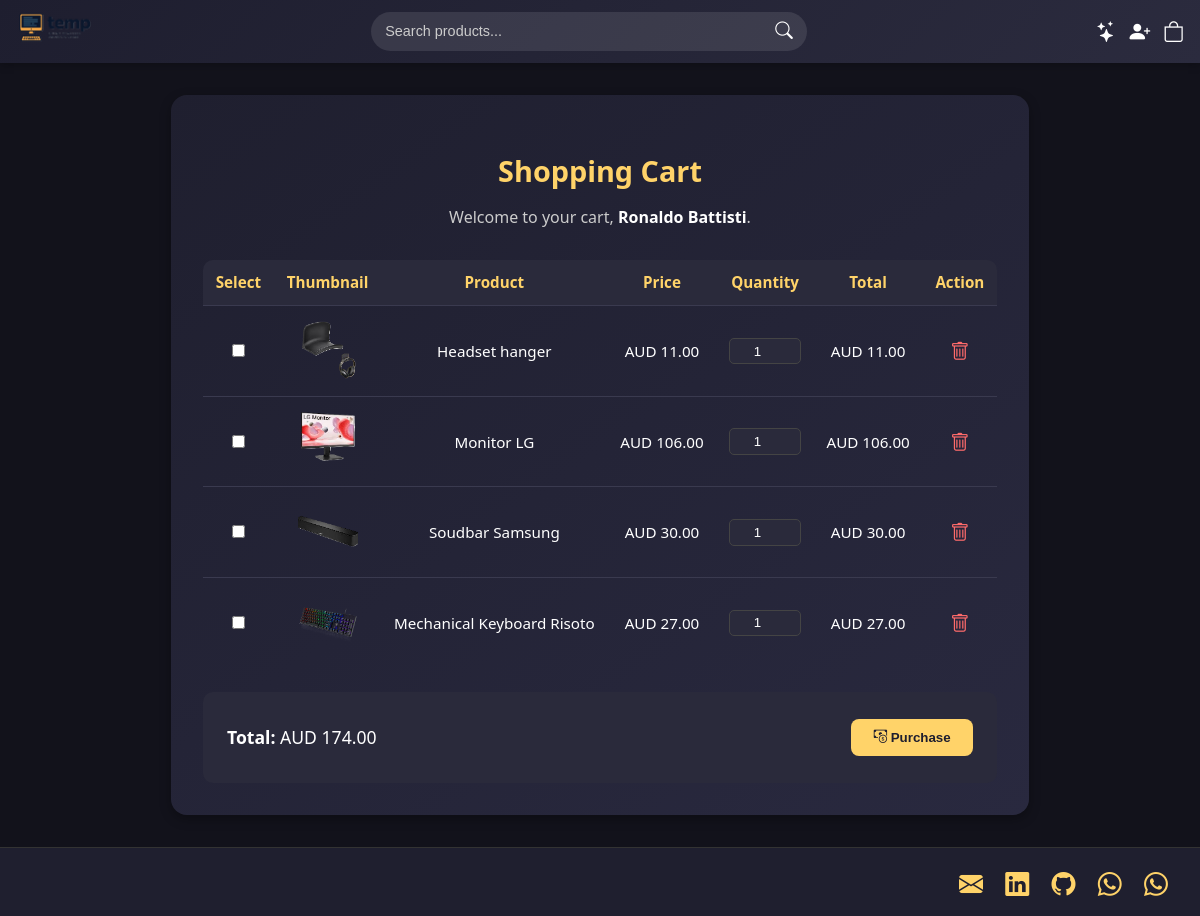
Screenshot of /web/cart.php (signed in) with the database file from the repository.
### tables this page shows
CREATE TABLE `lpa_clients` (
  `lpa_client_id` int(20) NOT NULL,
  `lpa_client_firstname` varchar(50) NOT NULL,
  `lpa_client_lastname` varchar(50) NOT NULL,
  `lpa_client_email` varchar(100) NOT NULL,
  `lpa_client_password` varchar(255) NOT NULL,
  `lpa_client_address` varchar(250) NOT NULL,
  `lpa_client_phone` varchar(30) NOT NULL,
  `lpa_client_payment_type` varchar(50) DEFAULT NULL,
  `lpa_client_card_last4` varchar(4) DEFAULT NULL,
  `lpa_client_registered` datetime NOT NULL DEFAULT current_timestamp(),
  `lpa_client_status` char(1) NOT NULL DEFAULT 'a',
  `lpa_client_group` tinyint(1) NOT NULL DEFAULT 0
);

CREATE TABLE `lpa_cart` (
  `lpa_cart_user_id` int(20) NOT NULL,
  `lpa_cart_item_id` int(20) NOT NULL,
  `lpa_cart_item_qty` int(20) NOT NULL
);

CREATE TABLE `lpa_stock` (
  `lpa_stock_id` int(20) NOT NULL,
  `lpa_stock_name` varchar(250) NOT NULL,
  `lpa_stock_desc` text DEFAULT NULL,
  `lpa_stock_onhand` varchar(5) NOT NULL,
  `lpa_stock_price` decimal(7,2) NOT NULL,
  `lpa_stock_cat` varchar(50) DEFAULT NULL,
  `lpa_stock_image` varchar(255) DEFAULT NULL,
  `lpa_stock_status` char(1) NOT NULL DEFAULT 'a'
);

### web/cart.php (the view, shortened to what this page needs)
<?php
    include __DIR__ . '/app/database/connection.php';
    $user_id = $_SESSION['user_id'];
    $sql = "SELECT lpa_client_firstname, lpa_client_lastname, lpa_client_email FROM lpa_clients WHERE lpa_client_id = ?";
    $stmt = $conn->prepare($sql);
    $stmt->bind_param("i", $user_id);
    $stmt->execute();
    $result = $stmt->get_result();
    if ($result->num_rows > 0) {
        $row = $result->fetch_assoc();
        $username = $row['lpa_client_firstname'] . ' ' . $row['lpa_client_lastname'];
    }
    $sql = "
        SELECT s.*, c.lpa_cart_item_qty
        FROM lpa_stock s
        JOIN lpa_cart c ON s.lpa_stock_id = c.lpa_cart_item_id
        WHERE c.lpa_cart_user_id = ?
    ";
    $stmt = $conn->prepare($sql);
    $stmt->bind_param("i", $user_id);
    $stmt->execute();
    $result = $stmt->get_result();
    $hasItemsInCart = $result->num_rows > 0;
    $total = 0;
?>
<!DOCTYPE html>
<html lang="en">
    <head>
        <link rel="stylesheet" href="assets/css/styles.css">
    </head>
    <body class="body">
        <div><?php include __DIR__ . '/includes/header.php'; ?></div>
        <div class="cart-container">
            <h2>Shopping Cart</h2>
            <p class="cart-welcome">Welcome to your cart, <span><?php echo htmlspecialchars($username); ?></span>.</p>
            <form id="purchaseForm" method="POST" class="cart-form">
                <?php if ($hasItemsInCart): ?>
                <table class="cart-table">
                    <thead>
                    <tr>
                        <th>Select</th>
                        <th>Thumbnail</th>
                        <th>Product</th>
                        <th>Price</th>
                        <th>Quantity</th>
                        <th>Total</th>
                        <th>Action</th>
                    </tr>
                    </thead>
                    <tbody>
                    <?php
                    while ($row = $result->fetch_assoc()):
                        $id = $row['lpa_stock_id'];
                        $name = $row['lpa_stock_name'];
                        $price = $row['lpa_stock_price'];
                        $quant = $row['lpa_cart_item_qty'];
                        $imgFile = $row['lpa_stock_image'] ?: 'no-image.png';
                        $itemTotal = $price * $quant;
                        $total += $itemTotal;
                    ?>
                        <tr>
                        <td><input type="checkbox" name="selected_ids[]" value="<?php echo $id; ?>"></td>
                        <td>
                            <img src="<?php echo $imgFile; ?>" alt="<?php echo htmlspecialchars($name); ?>" class="cart-thumb">
                        </td>
                        <td><?php echo htmlspecialchars($name); ?></td>
                        <td>AUD <?php echo number_format($price, 2); ?></td>
                        <td>
                            <input
                            type="number"
                            name="quantity[<?php echo $id; ?>]"
                            value="<?php echo $quant; ?>"
                            min="1"
                            max="999"
                            step="1"
                            class="quantity"
                            data-id="<?php echo $id; ?>"
                            aria-label="Quantity for <?php echo htmlspecialchars($name); ?>"
                            >
                        </td>
                        <td class="total">AUD <?php echo number_format($itemTotal, 2); ?></td>
                        <td>
                            <a href="<?php echo BASE_URL; ?>/ajax/delete_from_cart.php?item_id=<?php echo $id; ?>"
                            class="delete-link"
                            onclick="return confirm('Delete this item?');">
                            <i class="bi bi-trash"></i>
                            </a>
                        </td>
                        </tr>
                    <?php endwhile; ?>
                    </tbody>
                </table>
                <div class="cart-summary">
                    <p><strong>Total:</strong> AUD <span id="cartTotal"><?php echo number_format($total, 2); ?></span></p>
                    <button type="submit" class="btn-purchase" onclick="alert('Purchase successful!')">
                        <i class="bi bi-cash-coin"></i> Purchase
                    </button>
                </div>
                <?php else: ?>
                <p class="empty-cart">Your cart is empty.</p>
                <?php endif; ?>
            </form>
        </div>
    </body>
</html>

### web/assets/css/styles.css (style rules this page uses)
html, body { margin: 0; padding: 0; overflow-x: hidden; }
body.body { background-color: #12121b; color: #e0e0e0; font-family: "Poppins", "Segoe UI", sans-serif; margin: 0; min-height: 100vh; display: flex; flex-direction: column; }
body { display: flex; flex-direction: column; min-height: 100vh; }
footer { background-color: #1e1e2f; color: #aaa; text-align: center; padding: 1rem 0; font-size: 0.85rem; margin-top: auto; }
footer a { color: #ffd369; text-decoration: none; }
.cart-container { background: linear-gradient(145deg, #1f1f2f, #29293f); border-radius: 16px; padding: 2rem; margin: 2rem auto; max-width: 1000px; box-shadow: 0 4px 12px rgba(0, 0, 0, 0.3); color: #fff; }
.cart-container h2 { text-align: center; font-size: 1.8rem; color: #ffd369; margin-bottom: 0.5rem; }
.cart-welcome { text-align: center; color: #ccc; margin-bottom: 2rem; }
.cart-welcome span { color: #fff; font-weight: 600; }
.cart-table { width: 100%; border-collapse: collapse; margin-bottom: 1.5rem; overflow: hidden; border-radius: 10px; }
.cart-table thead { background: #2a2a3b; }
.cart-table th, .cart-table td { padding: 0.8rem; text-align: center; font-size: 0.95rem; border-bottom: 1px solid #3a3a4f; }
.cart-table th { color: #ffd369; font-weight: 600; }
.cart-table tr:last-child td { border-bottom: none; }
.cart-thumb { width: 60px; height: 60px; object-fit: cover; border-radius: 6px; }
.quantity { width: 60px; text-align: center; background: #2a2a3b; color: #fff; border: 1px solid #444; border-radius: 5px; padding: 0.3rem; }
.delete-link { color: #ff6b6b; text-decoration: none; font-size: 1.2rem; transition: color 0.25s ease, transform 0.2s ease; }
.cart-summary { display: flex; justify-content: space-between; align-items: center; flex-wrap: wrap; background: #2a2a3b; border-radius: 10px; padding: 1rem 1.5rem; }
.cart-summary p { font-size: 1.1rem; color: #fff; }
.btn-purchase { background-color: #ffd369; color: #1e1e2f; border: none; border-radius: 8px; padding: 0.7rem 1.4rem; font-weight: 600; cursor: pointer; transition: background 0.3s ease, transform 0.2s ease; }
.site-footer { position: static; background: #1f1f2f; padding: 1rem 2rem; color: #ccc; border-top: 1px solid #333; margin-top: 2rem; flex-shrink: 0; margin-top: auto; }
.footer-container { display: flex; justify-content: flex-end; align-items: center; }
.footer-right a { color: #ffd369; font-size: 1.5rem; margin-left: 1rem; transition: color 0.25s ease, transform 0.2s ease; }
.footer-right i { vertical-align: middle; }

### rows the page displays
lpa_clients: username "Ronaldo Battisti"
lpa_cart: lpa_cart_item_id.lpa_stock_image (picture), lpa_cart_item_id.lpa_stock_name "Headset hanger", lpa_cart_item_id.lpa_stock_price "11.00", lpa_cart_item_id+lpa_cart_item_qty "1"
lpa_cart: lpa_cart_item_id.lpa_stock_image (picture), lpa_cart_item_id.lpa_stock_name "Monitor LG", lpa_cart_item_id.lpa_stock_price "106.00", lpa_cart_item_id+lpa_cart_item_qty "1"
lpa_cart: lpa_cart_item_id.lpa_stock_image (picture), lpa_cart_item_id.lpa_stock_name "Soudbar Samsung", lpa_cart_item_id.lpa_stock_price "30.00", lpa_cart_item_id+lpa_cart_item_qty "1"
lpa_cart: lpa_cart_item_id.lpa_stock_image (picture), lpa_cart_item_id.lpa_stock_name "Mechanical Keyboard Risoto", lpa_cart_item_id.lpa_stock_price "27.00", lpa_cart_item_id+lpa_cart_item_qty "1"

### other values shown
$total "174.00"
